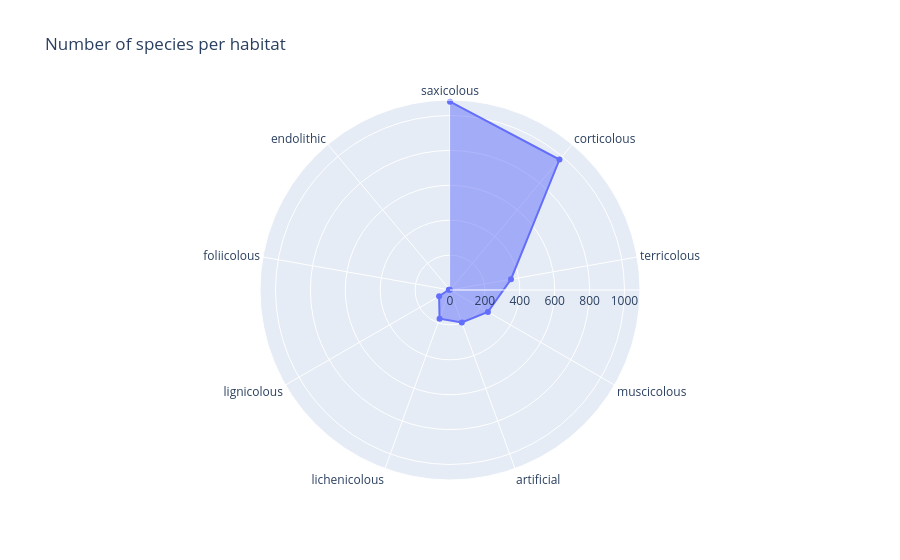

Write notebook code for a chart like this one.
### Code cell
# use plotly to create a radar plot representing the number of species for each habitat. 
import plotly.graph_objects as go

fig = go.Figure()

fig.add_trace(go.Scatterpolar(
    r=habitat_national.sort_values('n_species', ascending=False)['n_species'],
    theta=habitat_national.sort_values('n_species', ascending=False)['hab'],
    fill='toself',
    name='Number of species'
))

fig.update_layout(
    polar=dict(
        angularaxis=dict(
            rotation=90,          # first value at top
            direction="clockwise" # clockwise order
        ),
        radialaxis=dict(
            visible=True,
            range=[0, habitat_national['n_species'].max() + 10]
        )
    ),
    showlegend=False,
    title='Number of species per habitat'
)

### Figure 1 — Plotly figure (JSON) as saved in the notebook; plotly's stock layout.template omitted (floating-point values rounded to 4 significant figures)
{"data": [{"fill": "toself", "name": "Number of species", "r": [1079, 976, 355, 251, 198, 175, 72, 7, 1], "theta": ["saxicolous", "corticolous", "terricolous", "muscicolous", "artificial", "lichenicolous", "lignicolous", "foliicolous", "endolithic"], "type": "scatterpolar"}], "layout": {"polar": {"angularaxis": {"direction": "clockwise", "rotation": 90}, "radialaxis": {"range": [0, 1089], "visible": true}}, "showlegend": false, "title": {"text": "Number of species per habitat"}}}
